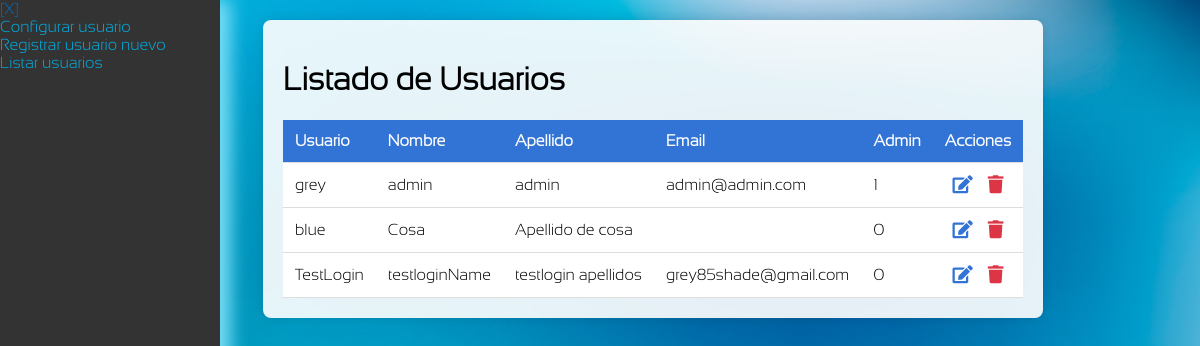
The app's page /userConfig/list (signed in) with its own data.
### tables this page shows
CREATE TABLE IF NOT EXISTS `users` (
  `id` int NOT NULL AUTO_INCREMENT,
  `user` varchar(20) NOT NULL,
  `name` varchar(20) NOT NULL,
  `surname` varchar(20) NOT NULL,
  `pass` varchar(100) NOT NULL,
  `admin` tinyint(1) NOT NULL DEFAULT '0',
  `mail` varchar(50) DEFAULT NULL,
  PRIMARY KEY (`id`)
);

### controllers/userConfigController.php (called while the page is built, shortened)
<?php
class userConfigController
{
    public function list()
    {
        $db = new dbRepository();
        $users = $db->getAllUsers();
        require_once ("views/userConfig/list.php");
    }
}

### dbRepository.php (called while the page is built, shortened)
 <?php
 class dbRepository {
    private $con;
    function __construct()
    {
        $servername = "localhost";
        $config = new config();
        $dbInfo = $config->getDBInfo();
        $this->con = new mysqli($servername, $dbInfo['user'], $dbInfo['pass'], $dbInfo['name']);
    }
    public function getAllUsers() {
        $sql = "SELECT id, user, name, surname, mail, admin FROM users ORDER BY name";
        $result = $this->con->query($sql);
        if ($result && $result->num_rows > 0) {
            return $result->fetch_all(MYSQLI_ASSOC);
        } else {
            return [];
        }
    }
}

### config.php (called while the page is built)
<?php
class config
{
    private $dbName = 'ozone';
    private $dbUser = 'root';
    private $dbPass = '';
    public function getDBInfo (): array
    {
        return ['name' => $this->dbName, 'user' => $this->dbUser, 'pass' => $this->dbPass];
    }
}

### views/userConfig/list.php (the view)
<div class="content">
    <h1>Listado de Usuarios</h1>
    <table class="users-table">
        <thead>
            <tr>
                <th>Usuario</th>
                <th>Nombre</th>
                <th>Apellido</th>
                <th>Email</th>
                <th>Admin</th>
                <th>Acciones</th>
            </tr>
        </thead>
        <tbody>
            <?php foreach ($users as $user): ?>
            <tr>
                <td><?php echo htmlspecialchars($user['user']); ?></td>
                <td><?php echo htmlspecialchars($user['name']); ?></td>
                <td><?php echo htmlspecialchars($user['surname']); ?></td>
                <td><?php echo htmlspecialchars($user['mail']); ?></td>
                <td><?php echo htmlspecialchars($user['admin']); ?></td>
                <td class="actions">
                    <a href="/userConfig/edit/<?php echo $user['id']; ?>" class="edit-icon">
                        <i class="fas fa-edit"></i>
                    </a>
                    <a href="/userConfig/delete/<?php echo $user['id']; ?>" class="delete-icon">
                        <i class="fas fa-trash"></i>
                    </a>
                </td>
            </tr>
            <?php endforeach; ?>
        </tbody>
    </table>
</div>

### css/style.css (style rules this page uses)
body { margin:0px; font-family: myFirstFont; background: url('../img/8.jpg'); background-repeat: repeat-y; background-position: top; background-size: cover; }
a { text-decoration: none; color: #00b1e7; }
.content { padding: 20px; background-color: rgba(255, 255, 255, 0.9); border-radius: 8px; box-shadow: 0 0 10px rgba(0,0,0,0.1); margin: 20px; }
.users-table { width: 100%; border-collapse: collapse; margin-top: 20px; background-color: white; }
.users-table th, .users-table td { padding: 12px; text-align: left; border-bottom: 1px solid #ddd; }
.users-table th { background-color: #3274d6; color: white; font-weight: bold; }
.users-table .actions { display: flex; gap: 15px; justify-content: center; }
.users-table .edit-icon { color: #3274d6; }
.users-table .delete-icon { color: #dc3545; }
.users-table .actions i { font-size: 18px; }

### records on screen
users: user "grey", name "admin", surname "admin", mail "admin@admin.com", admin "1"
users: user "blue", name "Cosa", surname "Apellido de cosa", admin "0"
users: user "TestLogin", name "testloginName", surname "testlogin apellidos", mail "grey85shade@gmail.com", admin "0"
